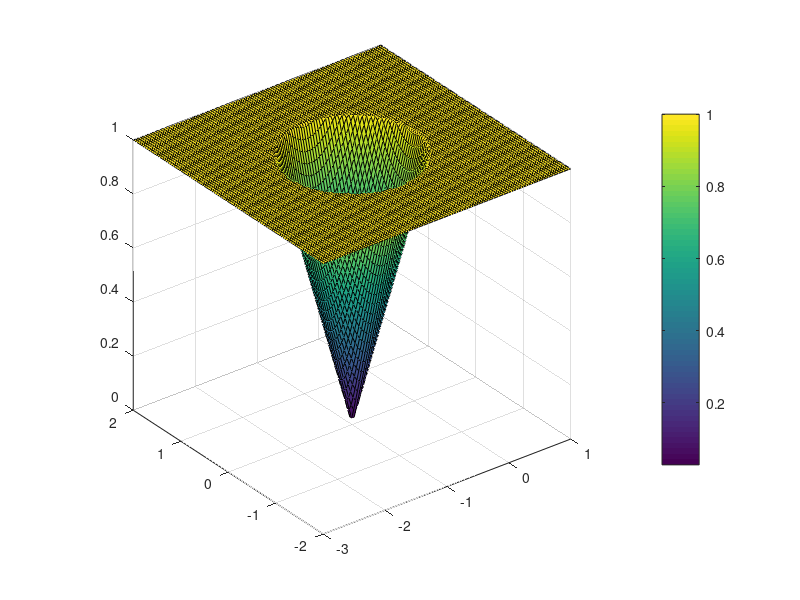

Source code (MATLAB): (Note: this script raises an error after producing the figure.)
% plot regioni di assoluta stabilità
clear; clc; close all

%% Eulero esplicito
x_range= linspace(-3, 1);
y_range = linspace(-2, 2);

[X, Y] = meshgrid(x_range, y_range);

Z = X + 1i*Y; % punti nel piano complesso

figure; 
abs_Z = min(abs(Z + 1), 1);
surf(X, Y, abs_Z) 
colorbar
axis square
title('Eulero esplicito', Interpreter='latex')

figure; 
contour(X, Y, abs_Z)
grid on
axis square
title('Eulero esplicito', Interpreter='latex')

%% Eulero implicito

x_range= linspace(-1, 3);
y_range = linspace(-2, 2);

[X, Y] = meshgrid(x_range, y_range);

Z = X + 1i*Y; % punti nel piano complesso

figure; 
abs_Z = min(1./abs(Z - 1), 1);
surf(X, Y, abs_Z) 
colorbar
axis square
title('Eulero implicito', Interpreter='latex')

figure; 
contour(X, Y, abs_Z)
grid on
axis square
title('Eulero implicito', Interpreter='latex')

%% Runge Kutta 2

A_rk2 = [0 0; 1 0];
b_rk2 = [0.5, 0.5];
c_rk2 = [0; 1];

x_range= linspace(-3, 1);
y_range = linspace(-2, 2);

[X, Y] = meshgrid(x_range, y_range);

Z = X + 1i*Y; % punti nel piano complesso

rZ = r(A_rk2, b_rk2, Z);

figure; 
abs_Z = min(abs(rZ), 1);
surf(X, Y, abs_Z) 
colorbar
axis square
title('RK 2', Interpreter='latex')

figure; 
contour(X, Y, abs_Z)
grid on
axis square
title('RK 2', Interpreter='latex')

%% Runge Kutta 4

A_rk4 = [0 0 0 0; 1/2 0 0 0; 0 1/2 0 0; 0 0 1 0];
b_rk4 = [1/6 1/3 1/3 1/6];
c_rk4 = [0 1/2 1/2 1];

x_range= linspace(-3, 1);
y_range = linspace(-3, 3);

[X, Y] = meshgrid(x_range, y_range);

Z = X + 1i*Y; % punti nel piano complesso

rZ = r(A_rk4, b_rk4, Z);

figure; 
abs_Z = min(abs(rZ), 1);
surf(X, Y, abs_Z) 
colorbar
axis square
title('RK 4', Interpreter='latex')

figure; 
contour(X, Y, abs_Z)
grid on
axis square
title('RK 4', Interpreter='latex')


function rZ = r(A, b, Z)
    rZ = zeros(size(Z));
    dim = length(b);
    for h = 1:size(Z, 1)
        for k = 1:size(Z, 2)
            z = Z(h, k);
            rz = 1 + z*(b*( (eye(dim)-z*A) \ ones(dim, 1) ));
            rZ(h, k) = rz;
        end
    end
end
